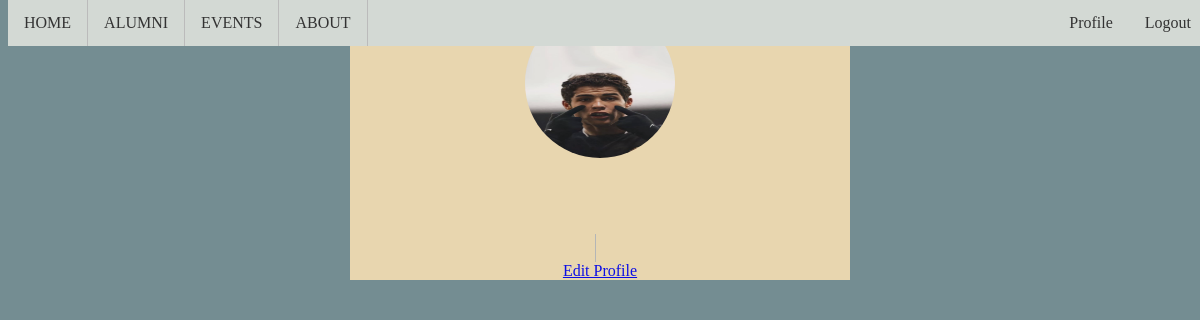
The page /prof/tamara@gmail.com (signed in) on the database as committed earlier.
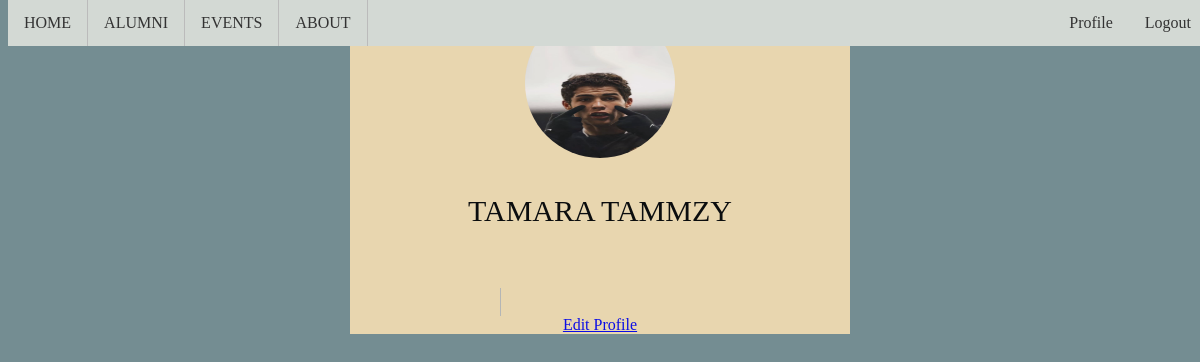
The same page on the database as committed later.
### tables this page shows
CREATE TABLE users (id INTEGER PRIMARY KEY AUTOINCREMENT, firstname TEXT, surname TEXT, email TEXT, password TEXT);

### app.py (the view)
@app.route("/prof/<email>")
def prof(email):
    if session.get("email"):
        conn = connect_db()
        cursor = conn.cursor()
        user = conn.execute("SELECT users.firstname, users.surname, users.email, profiles.education, profiles.location, profiles.bio, profiles.year FROM users INNER JOIN profiles ON users.id=profiles.user_id WHERE users.email = ?", (email,)).fetchone()
        if not user:
            user=conn.execute("SELECT users.firstname, users.surname, users.email FROM users WHERE users.email = ?", (email,)).fetchone()
        conn.close()
        return render_template('prof.html', user=user)
    return render_template('login.html')

### db.py (called while the page is built)
def connect_db():
    conn = sqlite3.connect('users.db')  # Replace 'users.db' with your desired filename
    conn.execute('CREATE TABLE IF NOT EXISTS users (id INTEGER PRIMARY KEY AUTOINCREMENT, firstname TEXT, surname TEXT, email TEXT, password TEXT)')
    conn.execute('CREATE TABLE IF NOT EXISTS profiles (user_id INTEGER PRIMARY KEY, education TEXT, location  TEXT, bio TEXT, year INTEGER, house TEXT)')
    return conn

### templates/prof.html (shortened to what this page needs)
{% extends "layout.html" %}
{% block allcontent %}
  <div class="profile-container">
    <img src="{{url_for('static', filename='images/roro.jpeg')}}" class="profile-picture">
    <div class="info">
      <h1>{{user[0]}} {{user[1]}}</h1>
      <p>{{user[6]}}</p>
      <ul class="contact">
        <li><a href="mailto:johndoe@example.com">{{user[4]}}</a></li>
        <li><a href="https://www.facebook.com/johndoe">{{user[5]}}</a></li>
      </ul>
      <a href="{{ url_for('edit_profile', email=user[0]) }}" class="edit-button">Edit Profile</a>
    </div>
  </div>
{% endblock %}

### templates/layout.html (shortened to what this page needs)
<html lang="en">
<head>
    <link rel="stylesheet"
        href="https://cdn.jsdelivr.net/npm/@fortawesome/fontawesome-free@6.4.2/css/fontawesome.min.css"
>
    <link rel="stylesheet" href="{{ url_for('static', filename='css/main.css') }}">
    <link rel="stylesheet" type="text/css" href="{{ url_for('static',filename='css/style.css') }}">
    <link rel="stylesheet" href="{{ url_for('static',filename='css/news.css') }}">
</head>
<body>
    <ul class="nav">
        <li><a href="/">HOME</a></li>
        <li><a href="/alumni">ALUMNI</a></li>
        <li><a href="/news">EVENTS</a></li>
        <li><a href="/prof">ABOUT</a></li>
        {% if session.email %}
        <li style="float:right"><a href="/logout">Logout</a></li>
        <li style="float:right"><a href="{{ url_for('myprofile', email=session.email) }}">Profile</a></li>
        {% else %}
        <li style="float:right"><a href="/login">LogIn </a></li>
        <li style="float:right"><a href="/register">SignUp</a></li>
        {% endif %}
    </ul>
        {% block allcontent %}
        {% endblock %}
</body>
</html>

### static/css/main.css (style rules this page uses)
body { background-color: 748D92; }
.nav { position: fixed; top: 0; z-index: 10; background-color: D3D9D4; width: 100%; }
ul { list-style-type: none; margin: 0; padding: 0; overflow: hidden; }
li { float: left; border-right: 1px solid #bbb; }
li:last-child { border-right: none; }
li a { display: block; color: #333; text-align: center; padding: 14px 16px; text-decoration: none; }
h1 { font-size: 30px; font-weight: 500; }
p { font-size: 20px; font-weight: 300; color: #333; line-height: 24px; padding: 10px; }
.profile-container { background-color: wheat; display: flex; justify-content: center; align-items: center; flex-direction: column; max-width: 500px; margin: 0 auto; opacity: .9; }
.profile-picture { width: 150px; height: 150px; border-radius: 50%; margin-bottom: 1rem; }
.info { text-align: center; text-decoration: solid; }
.contact { list-style: none; padding: 0; margin: 0; }

### static/css/style.css (style rules this page uses)
body { background-repeat: no-repeat; background-size: cover; height: 100vh; }
ul { list-style-type: none; margin: 0; padding: 0; overflow: hidden; }
li { float: left; border-right: 1px solid #bbb; }
li:last-child { border-right: none; }
li a { display: block; text-align: center; padding: 14px 16px; text-decoration: none; }
h1 { margin-bottom: 1rem; }

Rows that differ between the two databases and show on the page:
added users: firstname "TAMARA", surname "TAMMZY"
